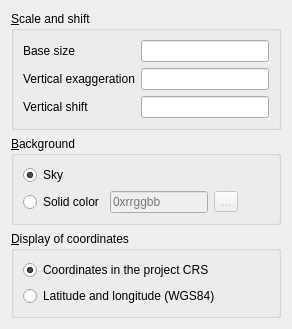
<?xml version="1.0" encoding="UTF-8"?>
<ui version="4.0">
 <class>WorldPropertiesWidget</class>
 <widget class="QWidget" name="WorldPropertiesWidget">
  <property name="geometry">
   <rect>
    <x>0</x>
    <y>0</y>
    <width>292</width>
    <height>309</height>
   </rect>
  </property>
  <property name="windowTitle">
   <string>Form</string>
  </property>
  <layout class="QVBoxLayout" name="verticalLayout_3">
   <item>
    <widget class="QGroupBox" name="groupBox_1">
     <property name="title">
      <string>&amp;Scale and shift</string>
     </property>
     <layout class="QFormLayout" name="formLayout_3">
      <item row="0" column="0">
       <widget class="QLabel" name="label_3">
        <property name="text">
         <string>Base size</string>
        </property>
       </widget>
      </item>
      <item row="0" column="1">
       <widget class="QLineEdit" name="lineEdit_BaseSize">
        <property name="inputMethodHints">
         <set>Qt::ImhDigitsOnly</set>
        </property>
       </widget>
      </item>
      <item row="1" column="0">
       <widget class="QLabel" name="label">
        <property name="text">
         <string>Vertical exaggeration</string>
        </property>
       </widget>
      </item>
      <item row="1" column="1">
       <widget class="QLineEdit" name="lineEdit_zFactor">
        <property name="sizePolicy">
         <sizepolicy hsizetype="Expanding" vsizetype="Fixed">
          <horstretch>0</horstretch>
          <verstretch>0</verstretch>
         </sizepolicy>
        </property>
        <property name="maximumSize">
         <size>
          <width>16777215</width>
          <height>16777215</height>
         </size>
        </property>
        <property name="inputMethodHints">
         <set>Qt::ImhDigitsOnly</set>
        </property>
        <property name="alignment">
         <set>Qt::AlignLeading|Qt::AlignLeft|Qt::AlignVCenter</set>
        </property>
       </widget>
      </item>
      <item row="2" column="0">
       <widget class="QLabel" name="label_2">
        <property name="text">
         <string>Vertical shift</string>
        </property>
       </widget>
      </item>
      <item row="2" column="1">
       <widget class="QLineEdit" name="lineEdit_zShift"/>
      </item>
     </layout>
    </widget>
   </item>
   <item>
    <widget class="QGroupBox" name="groupBox_2">
     <property name="title">
      <string>&amp;Background</string>
     </property>
     <layout class="QVBoxLayout" name="verticalLayout_2">
      <item>
       <widget class="QRadioButton" name="radioButton_Sky">
        <property name="text">
         <string>Sky</string>
        </property>
        <property name="checked">
         <bool>true</bool>
        </property>
       </widget>
      </item>
      <item>
       <layout class="QHBoxLayout" name="horizontalLayout_2">
        <item>
         <widget class="QRadioButton" name="radioButton_Color">
          <property name="text">
           <string>Solid color</string>
          </property>
         </widget>
        </item>
        <item>
         <widget class="QLineEdit" name="lineEdit_Color">
          <property name="enabled">
           <bool>false</bool>
          </property>
          <property name="placeholderText">
           <string>0xrrggbb</string>
          </property>
         </widget>
        </item>
        <item>
         <widget class="QToolButton" name="toolButton_Color">
          <property name="enabled">
           <bool>false</bool>
          </property>
          <property name="text">
           <string>...</string>
          </property>
         </widget>
        </item>
        <item>
         <spacer name="horizontalSpacer">
          <property name="orientation">
           <enum>Qt::Horizontal</enum>
          </property>
          <property name="sizeHint" stdset="0">
           <size>
            <width>40</width>
            <height>20</height>
           </size>
          </property>
         </spacer>
        </item>
       </layout>
      </item>
     </layout>
    </widget>
   </item>
   <item>
    <widget class="QGroupBox" name="groupBox_3">
     <property name="title">
      <string>&amp;Display of coordinates</string>
     </property>
     <layout class="QVBoxLayout" name="verticalLayout">
      <item>
       <widget class="QRadioButton" name="radioButton_ProjectCRS">
        <property name="text">
         <string>Coordinates in the project CRS</string>
        </property>
        <property name="checked">
         <bool>true</bool>
        </property>
       </widget>
      </item>
      <item>
       <widget class="QRadioButton" name="radioButton_WGS84">
        <property name="text">
         <string>Latitude and longitude (WGS84)</string>
        </property>
       </widget>
      </item>
     </layout>
    </widget>
   </item>
   <item>
    <spacer name="verticalSpacer">
     <property name="orientation">
      <enum>Qt::Vertical</enum>
     </property>
     <property name="sizeHint" stdset="0">
      <size>
       <width>20</width>
       <height>40</height>
      </size>
     </property>
    </spacer>
   </item>
  </layout>
 </widget>
 <tabstops>
  <tabstop>lineEdit_BaseSize</tabstop>
  <tabstop>lineEdit_zFactor</tabstop>
  <tabstop>lineEdit_zShift</tabstop>
  <tabstop>radioButton_Sky</tabstop>
  <tabstop>radioButton_Color</tabstop>
  <tabstop>lineEdit_Color</tabstop>
  <tabstop>toolButton_Color</tabstop>
  <tabstop>radioButton_ProjectCRS</tabstop>
  <tabstop>radioButton_WGS84</tabstop>
 </tabstops>
 <resources/>
 <connections>
  <connection>
   <sender>radioButton_Color</sender>
   <signal>toggled(bool)</signal>
   <receiver>lineEdit_Color</receiver>
   <slot>setEnabled(bool)</slot>
   <hints>
    <hint type="sourcelabel">
     <x>58</x>
     <y>257</y>
    </hint>
    <hint type="destinationlabel">
     <x>161</x>
     <y>257</y>
    </hint>
   </hints>
  </connection>
  <connection>
   <sender>radioButton_Color</sender>
   <signal>toggled(bool)</signal>
   <receiver>toolButton_Color</receiver>
   <slot>setEnabled(bool)</slot>
   <hints>
    <hint type="sourcelabel">
     <x>58</x>
     <y>257</y>
    </hint>
    <hint type="destinationlabel">
     <x>236</x>
     <y>257</y>
    </hint>
   </hints>
  </connection>
 </connections>
</ui>
